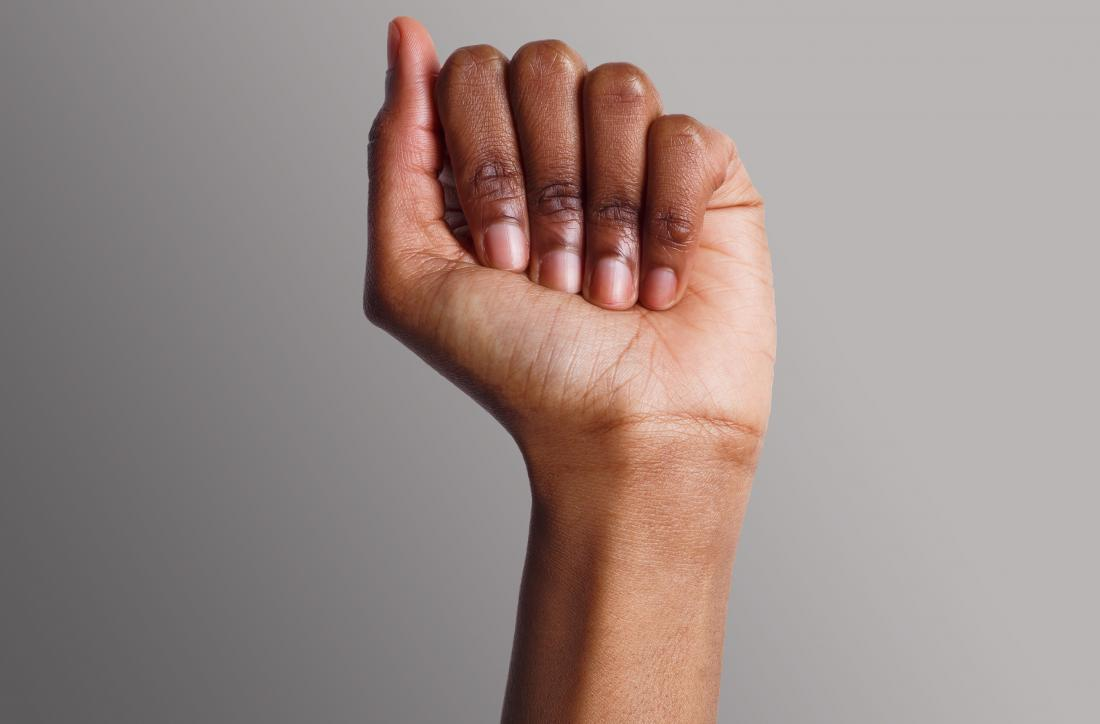
#> input picture raised-fist-stretch.jpg.webp, 1100 x 724 px, given in place of the camera
$ python skin_detection.py
#> lines starting #> are read from the running program, lines starting #| are printed output that depends on the picture; after the words box and inside, x2 and y2 are one past the last pixel; in counts of white or black regions, pixels touching at a corner belong together
import cv2
import numpy

# Constants for finding range of skin color in YCrCb
min_YCrCb = numpy.array([0,133,77],numpy.uint8)
max_YCrCb = numpy.array([255,173,127],numpy.uint8)

# Create a window to display the camera feed
cv2.namedWindow('Camera Output')

# Get pointer to video frames from primary device
videoFrame = cv2.VideoCapture(0)

# Process the video frames
keyPressed = -1 # -1 indicates no key pressed

while(keyPressed < 0): # any key pressed has a value >= 0

    # Grab video frame, decode it and return next video frame
    readSucsess, sourceImage = videoFrame.read()
#> sourceImage is the input picture: shape (724, 1100, 3); mean B, G, R 135.4, 139.7, 155

    # Convert image to YCrCb
    imageYCrCb = cv2.cvtColor(sourceImage,cv2.COLOR_BGR2YCR_CB)
#> imageYCrCb: shape (724, 1100, 3); mean of channels 0, 1, 2 143.8, 136, 123.3

    # Find region with skin tone in YCrCb image
    skinRegion = cv2.inRange(imageYCrCb,min_YCrCb,max_YCrCb)
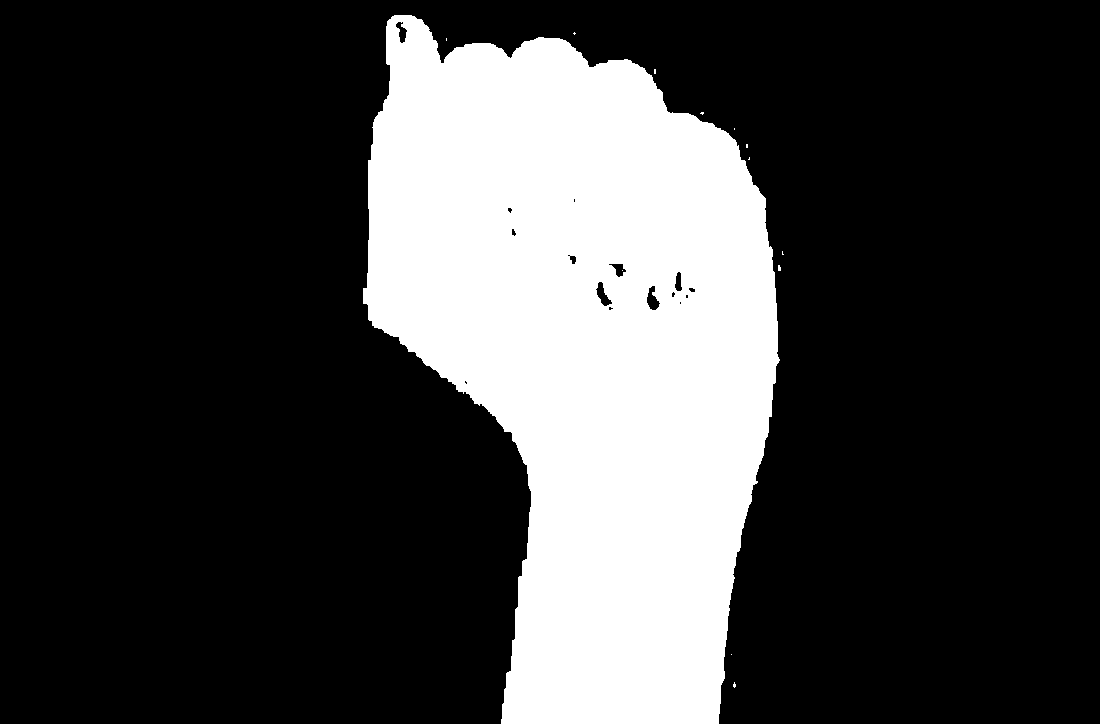
#> skinRegion: shape (724, 1100); 25% white; 13 white regions (12 under 20 px)

    # Do contour detection on skin region
    contours, hierarchy = cv2.findContours(skinRegion, cv2.RETR_EXTERNAL, cv2.CHAIN_APPROX_SIMPLE)
#> contours = 12 contours, 11 with area under 20; largest, box (x1, y1, x2, y2) and area: (363, 15, 780, 724) 199192

    # Draw the contour on the source image
    for i, c in enumerate(contours):
        area = cv2.contourArea(c)
        if area > 1000:
            cv2.drawContours(sourceImage, contours, i, (0, 255, 0), 3)
#> this loop made 12 passes
#> area on pass 12: 199191.5
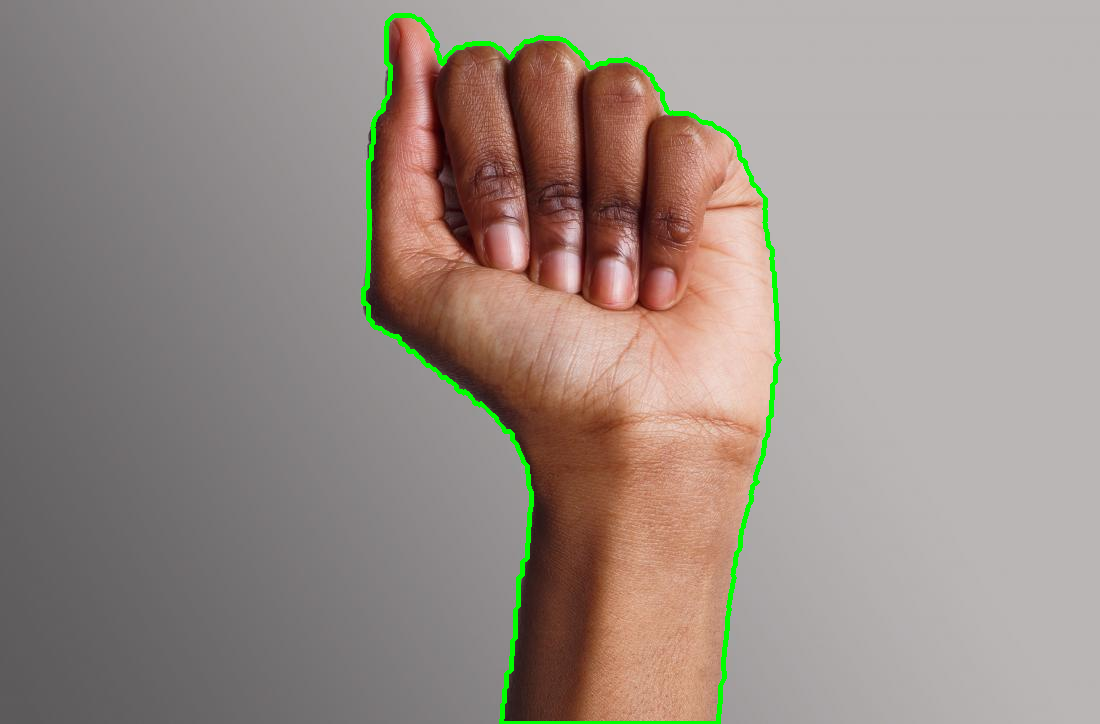
#> sourceImage: shape (724, 1100, 3); 1.21% of pixels changed, all inside (x1, y1, x2, y2) = (361, 13, 782, 724)

    # Display the source image
    cv2.imshow('Camera Output',sourceImage)

    # Check for user input to close program
    keyPressed = cv2.waitKey(1) # wait 1 milisecond in each iteration of while loop
#> (key Esc is pressed here)

# Close window and camera after exiting the while loop
cv2.destroyWindow('Camera Output')
videoFrame.release()
